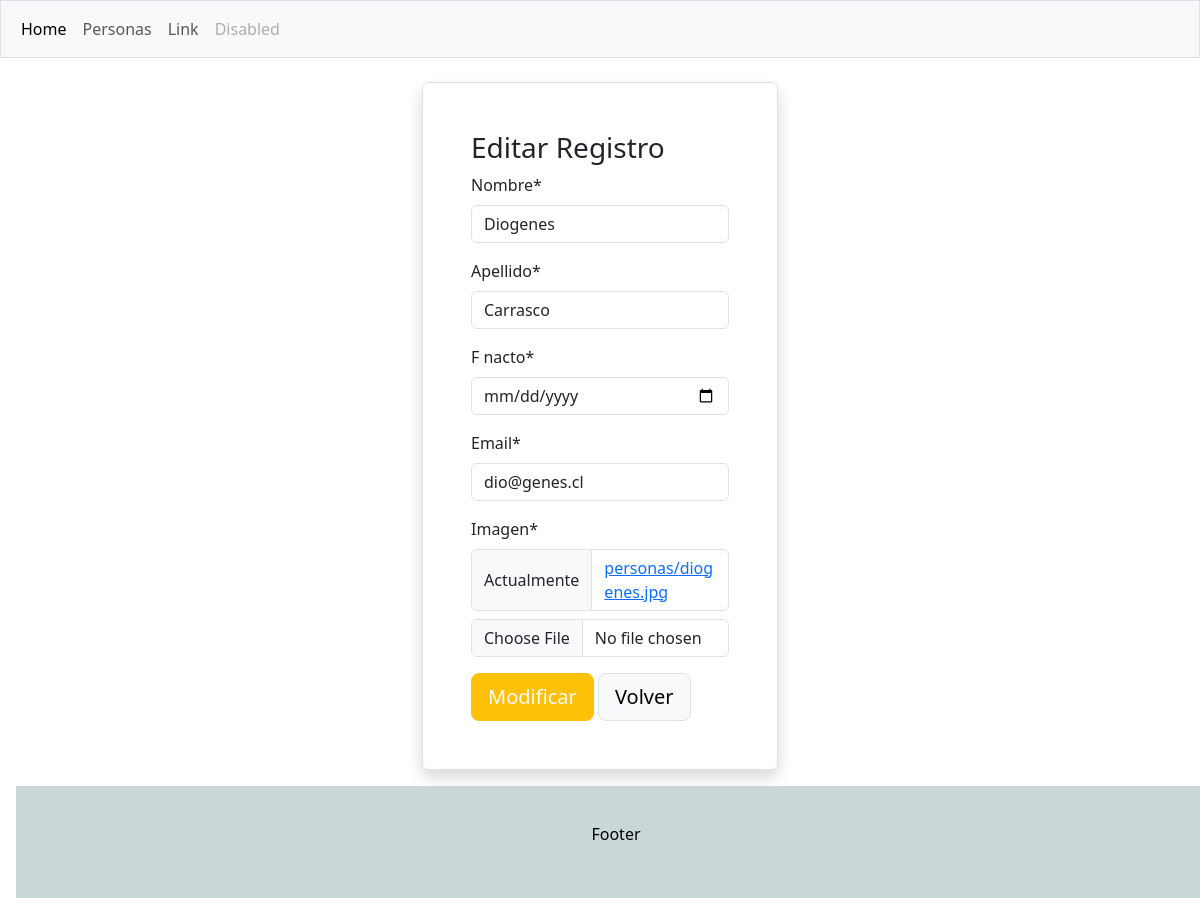
The app's page /modificarpersona/200 with its own data.
### crud/models.py (models this page shows, shortened)
class Persona(models.Model):
    rut=models.CharField(max_length=10, primary_key=True)
    nombre=models.CharField(max_length=50, null=False)
    apellido=models.CharField(max_length=50, null=False)
    f_nacto=models.DateField()
    email=models.EmailField(max_length=100, null=False)
    imagen=models.ImageField(upload_to='personas', null=True)

### crud/views.py (the view, shortened to what this page needs)
# urls.py: path('modificarpersona/<id>',modificarpersona, name='modificarpersona'),
def modificarpersona(request,id):
    persona=get_object_or_404(Persona, rut=id)
    form=UpdPersonaForm(instance=persona)
    datos={
        'persona':persona,
        'form':form
    }
    return render(request,'crud/modificarpersona.html',datos)

### crud/forms.py
class UpdPersonaForm(forms.ModelForm):
    f_nacto=forms.DateField(widget=forms.DateInput(attrs={"type":"date"}))
    class Meta:
        model = Persona
        fields = ['nombre','apellido','f_nacto','email','imagen']

### crud/templates/crud/modificarpersona.html (shortened to what this page needs)
{% extends "crud/base.html" %}
{% load static %}
{% load crispy_forms_tags %}
{% block contenido %}
<div class="container">
    <div class="row">
        <div class="col-sm-4"></div>
        <div class="col-sm-4">
            <div class="p-5 border rounded shadow mt-4">
                <h3>Editar Registro</h3>
                <form action="" method="post" enctype="multipart/form-data">
                    {{form | crispy}}
                    <div>
                        <input type="submit" value="Modificar" class="btn btn-warning  text-light btn-lg">
                        <a href="{% url "personas" %}">
                            <button type="button" class="btn btn-light border btn-lg">Volver</button>
                        </a>
                    </div>
                </form>
            </div>
        </div>
        <div class="col-sm-4"></div>
    </div>
</div>
{% endblock contenido %}

### records on screen
Persona: nombre "Diogenes", apellido "Carrasco", email "dio@genes.cl"
